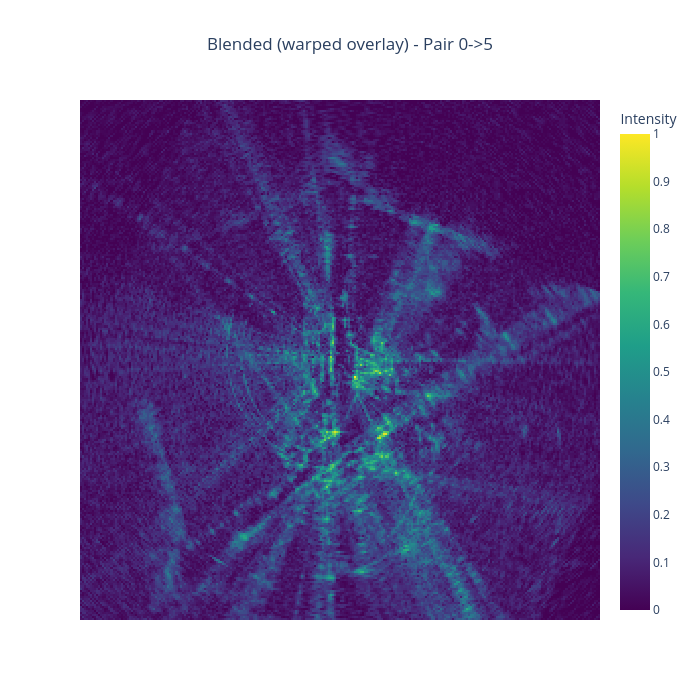

Notebook code for this chart:
### Code cell
if img1 is not None and img2 is not None and meta_df is not None:
    fig2 = go.Figure(data=go.Heatmap(
        z=blended_norm,
        colorscale='Viridis',
        showscale=True,
        colorbar_title='Intensity'
    ))
    fig2.update_layout(
        title_text=f'Blended (warped overlay) - Pair {frame1}->{frame2}',
        title_x=0.5,
        height=700,
        width=700,
    )
    fig2.update_xaxes(showticklabels=False, showgrid=False)
    fig2.update_yaxes(showticklabels=False, showgrid=False)
    fig.update_yaxes(scaleratio=1)
    fig2.show()
else:
    print('Cannot display: missing data files.')

### Figure 1 — Plotly figure (JSON) as saved in the notebook; plotly's stock layout.template omitted (floating-point values rounded to 4 significant figures; data arrays with more than 128 entries replaced by an {"elided": "..."} marker saying what was removed)
{"data": [{"colorbar": {"title": {"text": "Intensity"}}, "colorscale": [[0, "#440154"], [0.1111, "#482878"], [0.2222, "#3e4989"], [0.3333, "#31688e"], [0.4444, "#26828e"], [0.5556, "#1f9e89"], [0.6667, "#35b779"], [0.7778, "#6ece58"], [0.8889, "#b5de2b"], [1, "#fde725"]], "showscale": true, "type": "heatmap", "z": {"elided": "256x256 float values"}}], "layout": {"height": 700, "title": {"text": "Blended (warped overlay) - Pair 0->5", "x": 0.5}, "width": 700, "xaxis": {"showgrid": false, "showticklabels": false}, "yaxis": {"showgrid": false, "showticklabels": false}}}
